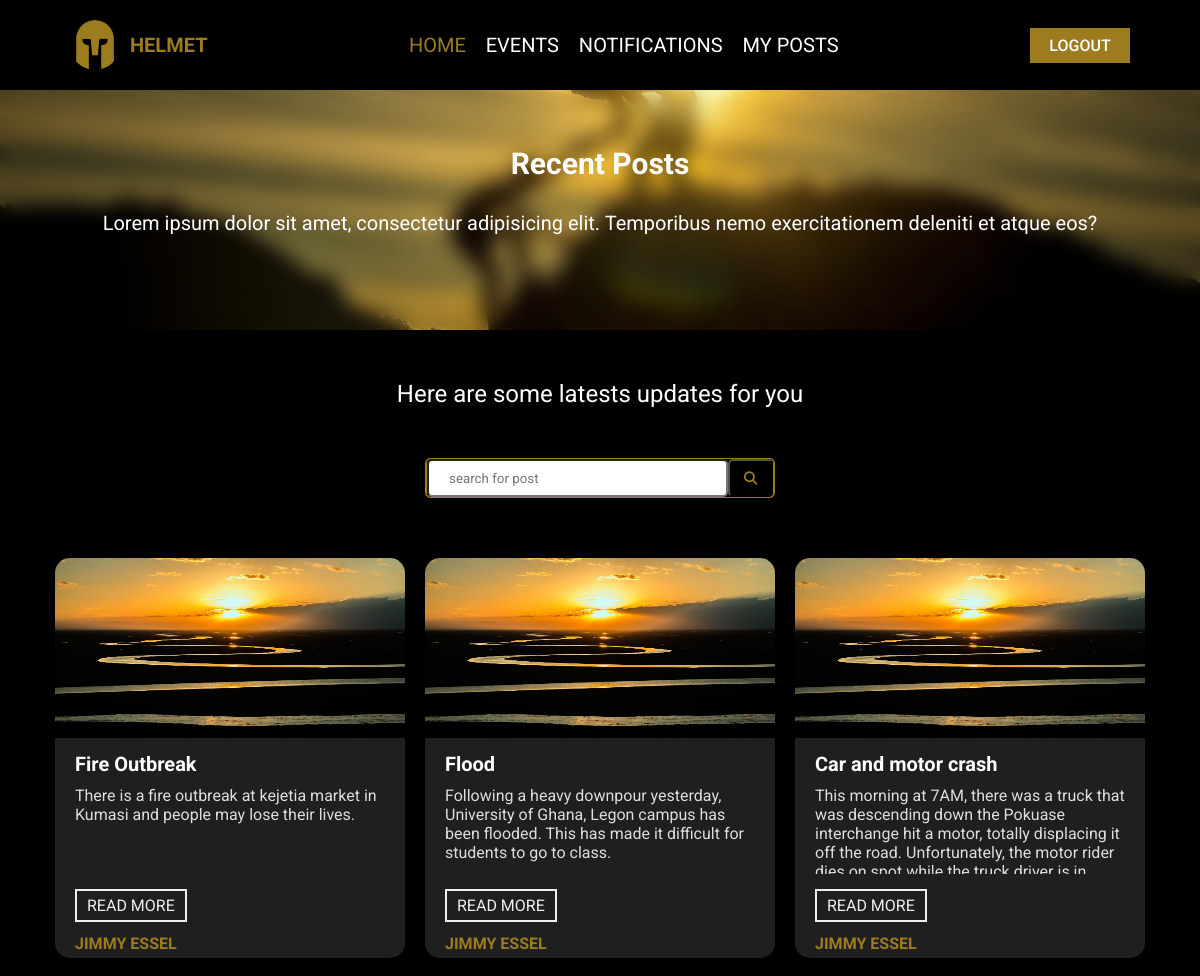
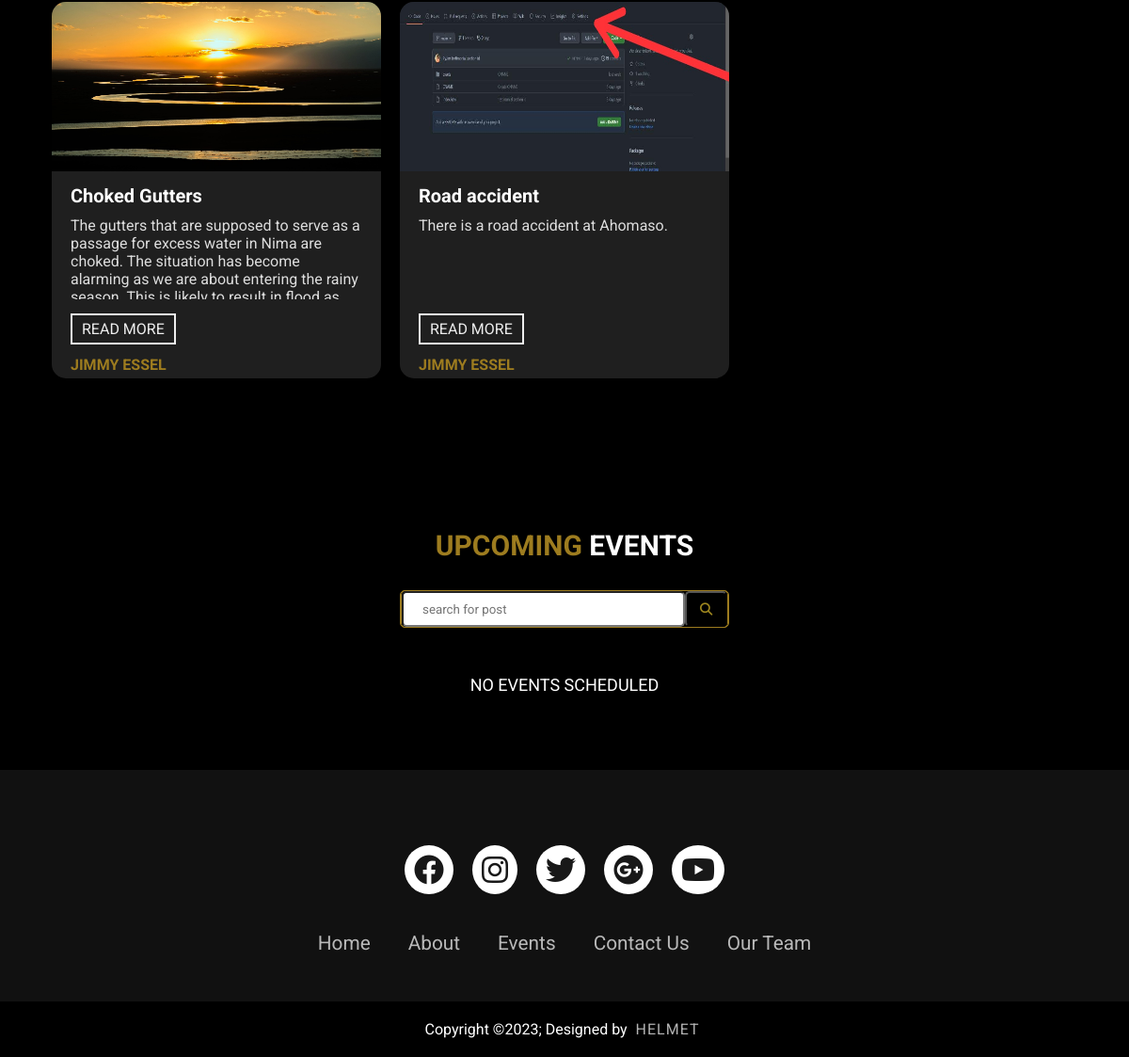
/author/Jkessel, run on an earlier commit of the app's database (2 pictures, top to bottom).
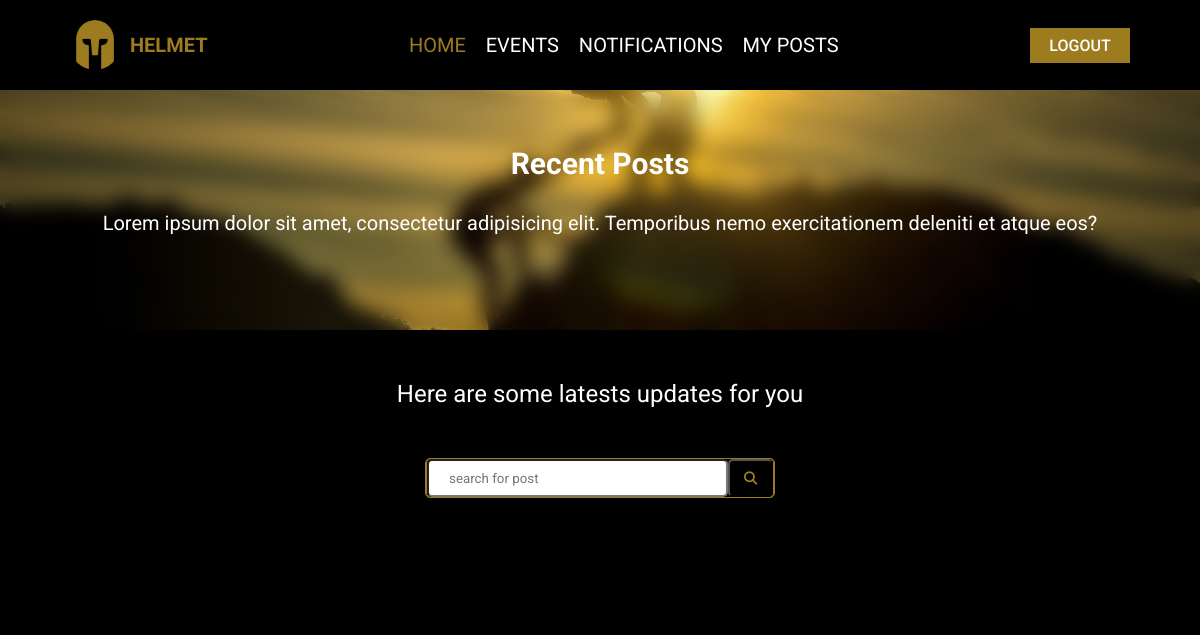
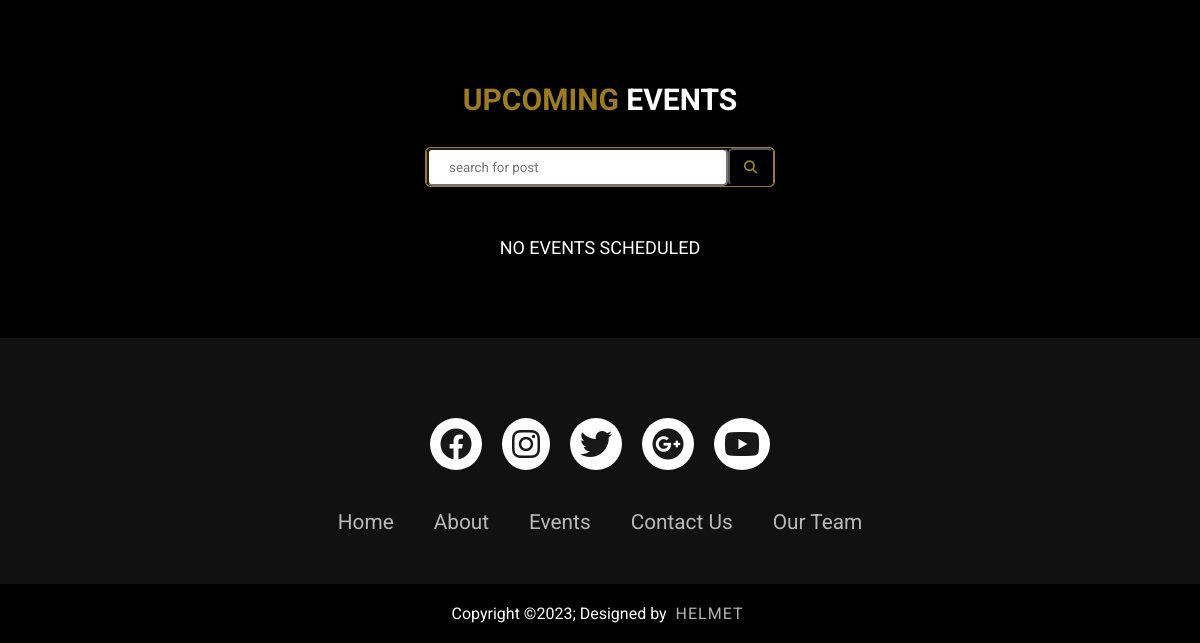
And on a later commit of the database (2 pictures, top to bottom).
### tables this page shows
CREATE TABLE REPORT(
    id INTEGER PRIMARY KEY AUTOINCREMENT,
    Title TEXT,
    Loc TEXT NOT NULL,
    Des TEXT NOT NULL,
    Img TEXT,
    Vid TEXT,
    Author TEXT NOT NULL
);

### app.py (the view)
@app.route('/author/<username>', methods=['GET', 'POST'])
def author_home(username):
    global user
    user = username
    current_datetime = datetime.now().strftime("%Y-%m-%d %H:%M:%S")
    events = allEvents(current_datetime)
    reports = []
    all_reports = get_all_reports()
    if request.method == 'POST':
        phrase = request.form.get('q')
        if phrase != '':
            all_reports = searchPosts(phrase)
    if all_reports:
        for report in all_reports:
            reports.append(list(report))
    """author_rep = []
    author_reports = get_author_reports(username)
    for report in author_reports:
        author_rep.append(list(report))"""
    author = find_author(username)
    if author:
        author = author[0]
        return render_template('user.html', author=author, reports=reports, events=events)#, author_reports = author_rep)
    else:
        message = 'ID does not exist'
        return redirect(request.url)

### app.py (called while the page is built)
@app.teardown_appcontext
def close_connection(exception):
    db = getattr(g, '_database', None)
    if db is not None:
        db.close()

### helper.py (called while the page is built)
def get_db():
    db = getattr(g, '_database', None)
    if db is None:
        db = g._database = sqlite3.connect(DATABASE_FILE)
        db.row_factory = sqlite3.Row
    return db

def db_query(query, args=(), one=False):
    cur = get_db().execute(query, args)
    rv = cur.fetchall()
    cur.close()
    return (rv[0] if rv else None) if one else rv

### queries.py (called while the page is built)
def find_author(username):
    query = 'SELECT * FROM AUTHORS WHERE Username=?;'
    return db_query(query, [username])

def get_all_reports():
    query = f"""SELECT * FROM REPORT;"""
    result = db_query(query)
    return result

def allEvents(date):
    query = """SELECT * FROM EVENTS WHERE Datetime >= ?"""
    result = db_query(query, [date])
    return result

### templates/user.html (shortened to what this page needs)
<!DOCTYPE html>
<html lang="en">
<head>
    <link rel="stylesheet" href="https://cdnjs.cloudflare.com/ajax/libs/font-awesome/6.2.1/css/all.min.css" />
    <link rel="stylesheet" href="https://cdnjs.cloudflare.com/ajax/libs/font-awesome/5.15.4/css/all.min.css">
    <link rel="stylesheet" href="/static/css/user.css">
</head>
<body>
    <div class="navbar">
        <div class="logo">
            <img src="/static/images/helmet.png" style="width: 50px; height: 50px; border-radius: 50%;" alt="">
            <h1>HELMET</h1>
        </div>
        <div class="nav-menu">
            <a href="#home" class="active">HOME</a>
            <a href="#events">EVENTS</a>
            <a href="#notifications">NOTIFICATIONS</a>
            <a href="/{{author[2]}}/report">MY POSTS</a>
        </div>
        <div class="logout">
            <a href="/">LOGOUT</a>
        </div>
    </div>
    <div id="home">
        <div class="inner">
            <h1>Recent Posts</h1>
            <p>Lorem ipsum dolor sit amet, consectetur adipisicing elit. Temporibus nemo exercitationem deleniti et atque eos?</p>
        </div>
    </div>
    <div id="posts">
        <h2 style="color: #fff;">Here are some latests updates for you</h2>
        <div class="search-bar">
            <form action="{{ url_for("author_home", username=author[2]) }}" method="post" class="search-bar">
                <input type="text" placeholder="search for post" name="q" id="q">
                <button type="submit" id="searchbtn"><i class="fa-solid fa-magnifying-glass" style="color: #9d861f;"></i></button>
            </form>
        </div>
        <div class="inner">
            {% if not reports %}
                <h4 class="no_result">No result found</h4>
            {% else %}
                {% for report in reports %}
                    <div class="post">
                        {% if report[4] == '' %}
                            <img src="/static/images/sun1.jpg" alt="">
                        {% else %}
                            <img src="/static/images/{{report[4]}}" alt="">
                        {% endif %}
                        <h3>{{report[1]}}</h3>
                        <p>{{report[3]}}</p>
                        <h4><span><a href="#">read more</a></span><br>Jimmy Essel</h4>
                    </div>
                {% endfor %}
            {% endif %}
        </div>
    </div>
    <div id="events">
        <div class="events-inner">
            <h2><span>UPCOMING</span> EVENTS</h2>
            <div class="search-bar">
                <form action="{{ url_for("user_events", username=author[2]) }}" method="post" class="search-bar">
                    <input type="text" placeholder="search for post" name="q" id="q">
                    <button type="submit" id="searchbtn"><i class="fa-solid fa-magnifying-glass" style="color: #9d861f;"></i></button>
                </form>
            </div>
            <div class="events">
                {% if events %}
                <ul>
                    {% for event in events %}
                    <li>
                        <div class="time">
                            <h2>{{event[8][:2]}}<br><span>{{event[7]}}</span></h2>
                        </div>
                        <div class="details">
                            <h3>{{event[1]}}</h3>
                            <p>{{event[3]}}</p>
                            <a href="">View Details</a>
                        </div>
                        <div style="clear: both;"></div>
                    </li>
                    {% endfor %}
                </ul>
                {% else %}
                <p id="no-event" style="color:#fff;">No Events Scheduled</p>
                {% endif %}
            </div>
        </div>
    </div>
    <section id="footer">
        <footer>
            <div class="footerContainer">
                <div class="socialIcons">
                    <a href="#"><i class="fa-brands fa-facebook"></i></a>
                    <a href="#"><i class="fa-brands fa-instagram"></i></a>
                    <a href="#"><i class="fa-brands fa-twitter"></i></a>
                    <a href="#"><i class="fa-brands fa-google-plus"></i></a>
                    <a href="#"><i class="fa-brands fa-youtube"></i></a>
                </div>
                <div class="footerNav">
                    <ul>
                        <li><a href="#home">Home</a></li>
                        <li><a href="#about">About</a></li>
                        <li><a href="#events">Events</a></li>
                        <li><a href="#contact">Contact Us</a></li>
                        <li><a href="#team">Our Team</a></li>
                    </ul>
                </div>
            </div>
            <div class="footerBottom">
                <p>Copyright &copy;2023; Designed by <span class="designer">Helmet</span></p>
            </div>
        </footer>
    </section>
</body>
</html>

### static/css/user.css (style rules this page uses)
* { margin: 0; padding: 0; box-sizing: border-box; font-family: 'Roboto', sans-serif; }
html { background: #000; }
.navbar { position: fixed; top: 0; left: 0; width: 100%; padding: 20px 70px; display: flex; justify-content: space-between; align-items: center; background-color: #000; z-index: 1000; }
.navbar .logo { display: flex; justify-content: center; align-items: center; cursor: pointer; }
.navbar .logo h1 { font-size: 20px; color: rgb(157, 124, 31); margin: 0 10px; cursor: pointer; }
.navbar .nav-menu { display: flex; align-items: center; justify-content: space-between; }
.navbar .nav-menu a { font-size: 20px; text-decoration: none; margin: 0 10px; color: #fff; }
.navbar .nav-menu a.active { color: rgb(157, 124, 31); }
.navbar .logout { width: 100px; height: 35px; color: #fff; background: rgb(157, 124, 31); display: flex; align-items: center; justify-content: center; }
.navbar .logout a { font-weight: 500; color: #fff; text-align: center; text-decoration: none; }
#home { background: url("sunset.jpg") no-repeat center center / cover; width: 100%; height: 35vh; margin-top: 50px; display: flex; flex-direction: column; align-items: center; justify-content: center; }
#home .inner { width: 100%; height: 100%; display: flex; flex-direction: column; align-items: center; justify-content: center; backdrop-filter: blur(10px); -webkit-backdrop-filter: blur(10px); }
#home .inner h1 { color: #fff; font-size: 30px; margin-bottom: 30px; }
#home .inner p { color: #fff; font-size: 20px; }
#posts { width: 100%; height: auto; display: flex; justify-content: center; flex-direction: column; background: #000; align-items: center; padding-top: 50px; }
#posts h2 { margin-bottom: 50px; font-weight: 400; }
#posts .inner { width: 100%; height: 100%; display: grid; grid-template-columns: repeat(3, 1fr); align-items: center; justify-content: center; padding: 20px 10%; margin-top: 30px; }
#posts .search-bar, #events .search-bar { width: 350px; height: 40px; display: flex; align-items: center; justify-content: center; border: 1px solid rgb(157, 124, 31); border-radius: 5px; }
#posts .search-bar input, #events .search-bar input { width: 100%; height: 100%; border-radius: 5px; padding: 10px 20px; }
#posts .search-bar button, #events .search-bar button { width: 15%; height: 100%; top: 0; background: black; border-radius: 5px; }
#events { width: 100%; height: auto; padding-top: 50px; margin-top: 50px; background: black; display: flex; justify-content: center; }
#no-event { font-size: 18px; text-align: center; text-transform: uppercase; margin: 50px; color: #eee; }
#events .events-inner { width: 100%; height: 100%; display: flex; flex-direction: column; align-items: center; backdrop-filter: blur(10px); -webkit-backdrop-filter: blur(10px); padding: 30px; }
#events .events-inner h2 { font-size: 30px; margin-bottom: 30px; color: #fff; }
#events .events-inner h2 span { color: rgb(157, 124, 31); }
#events .events { position: relative; width: 70%; height: 100%; background: rgba(0, 0, 0, .5); box-sizing: border-box; }
#footer { bottom: 0; padding: 0; box-sizing: border-box; }
footer { background-color: #111; padding: 0; margin: 0; }
.footerContainer { width: 100%; padding: 70px 30px 20px; margin: 0; }
.socialIcons { display: flex; justify-content: center; }
.socialIcons a { text-decoration: none; padding: 10px; background-color: white; margin: 10px; border-radius: 50%; }
.socialIcons a i { font-size: 2em; color: black; opacity: 0.9; }
.footerNav { margin: 30px 0; }
.footerNav ul { display: flex; justify-content: center; list-style-type: none; }
.footerNav ul li a { color: white; margin: 20px; text-decoration: none; font-size: 1.3em; opacity: 0.7; transition: 1s; }
.footerBottom { background-color: #000; padding: 20px; text-align: center; }
.footerBottom p { color: white; }
.designer { opacity: 0.7; text-transform: uppercase; letter-spacing: 1px; font-weight: 400; margin: 0px 5px; }

What changed in the data, as far as the page shows it:
removed REPORT: Title "Fire Outbreak", Des "There is a fire outbreak at kejetia market in Kumasi and people may lose their lives."
removed REPORT: Title "Flood", Des "Following a heavy downpour yesterday, University of Ghana, Legon campus has been flooded. This has made it difficult for students to go to class."
removed REPORT: Title "Car and motor crash", Des "This morning at 7AM, there was a truck that was descending down the Pokuase interchange hit a motor, totally displacing it off the road. Unfortunately, the motor rider…"
removed REPORT: Title "Choked Gutters", Des "The gutters that are supposed to serve as a passage for excess water in Nima are choked. The situation has become alarming as we are about entering the rainy…"
removed REPORT: Img (picture), Title "Road accident", Des "There is a road accident at Ahomaso."
